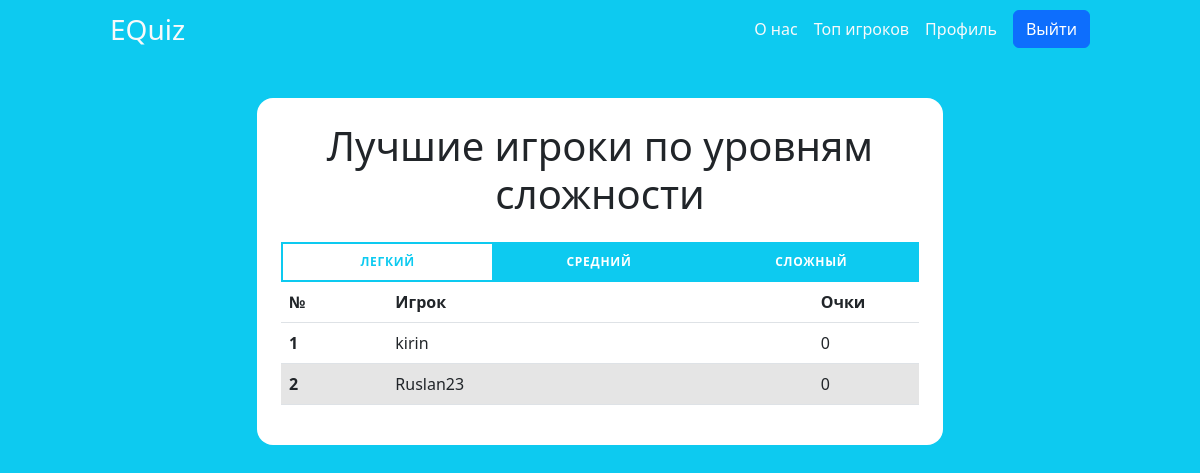
The page /top (signed in) on the database as committed earlier.
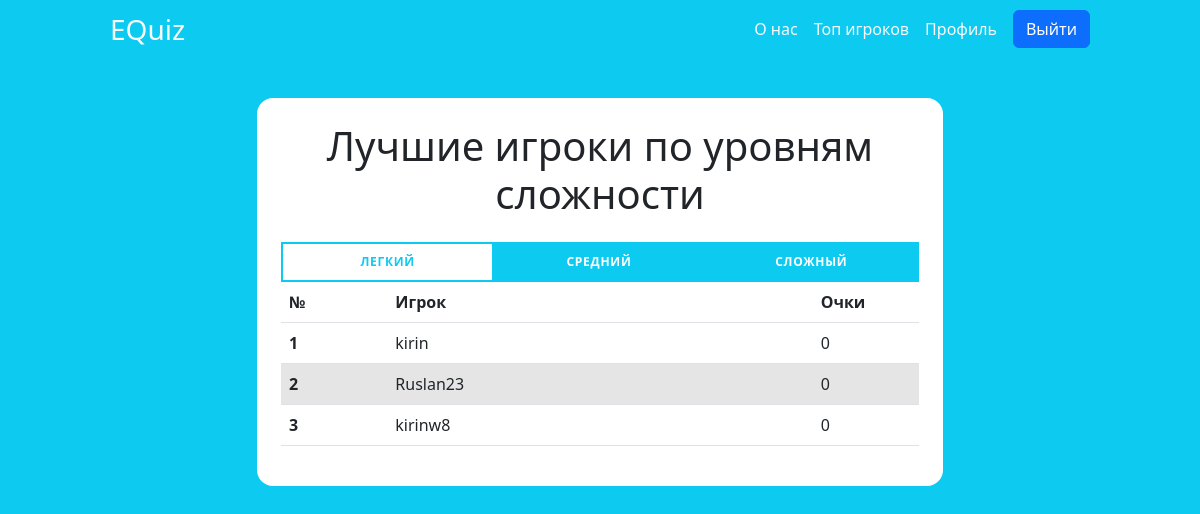
The same page on the database as committed later.
### apps/authentication/models.py (models this page shows)
class User(AbstractUser):
    username = models.CharField(unique=True, max_length=200, error_messages={
        'unique': 'Это имя пользователя уже занято'
    })
    password = models.CharField(max_length=200)
    email = models.EmailField(unique=True, max_length=200, error_messages={
        'unique': 'Эта почта уже зарегистрирована'
    })
    phoneNumber = models.CharField(unique=True, max_length=12, error_messages={
        'unique': 'Этот номер телефона уже зарегистрирован'
    })
    first_name = None
    last_name = None

### apps/top/views.py (the view)
# urls.py: path('top',views.top, name='top'),
@login_required
def top(request):
    currentUser = request.user.username
    user_id = request.user.id
    allScoresEasy = UserScore.objects.order_by("-user_score_easy")
    allScoresMedium = UserScore.objects.order_by("-user_score_medium")
    allScoresHard = UserScore.objects.order_by("-user_score_hard")
    topPlayersEasy = {}
    topPlayersMedium = {}
    topPlayersHard = {}
    currentPlayerEasyScore = UserScore.objects.get(
        user_id=user_id).user_score_easy
    currentPlayerMediumScore = UserScore.objects.get(
        user_id=user_id).user_score_medium
    currentPlayerHardScore = UserScore.objects.get(
        user_id=user_id).user_score_hard
    count = 0
    currentPlayerEasyPlace = -1
    currentPlayerMediumPlace = -1
    currentPlayerHardPlace = -1
    for user in allScoresEasy:
        count += 1
        if len(topPlayersEasy) <= 9:
            user_id = user.user_id
            username = User.objects.get(id=user_id).username
            topPlayersEasy[username] = user.user_score_easy
            if username == currentUser:
                currentPlayerEasyPlace = count
        else:
            user_id = user.user_id
            username = User.objects.get(id=user_id).username
            if username == currentUser:
                currentPlayerEasyPlace = count
    count = 0
    for user in allScoresMedium:
        count += 1
        if len(topPlayersMedium) <= 9:
            user_id = user.user_id
            username = User.objects.get(id=user_id).username
            topPlayersMedium[username] = user.user_score_medium
            if username == currentUser:
                currentPlayerMediumPlace = count
        else:
            user_id = user.user_id
            username = User.objects.get(id=user_id).username
            if username == currentUser:
                currentPlayerMediumPlace = count
    count = 0
    for user in allScoresHard:
        count += 1
        if len(topPlayersHard) <= 9:
            user_id = user.user_id
            username = User.objects.get(id=user_id).username
            topPlayersHard[username] = user.user_score_hard
            if username == currentUser:
                currentPlayerHardPlace = count
        else:
            user_id = user.user_id
            username = User.objects.get(id=user_id).username
            if username == currentUser:
                currentPlayerHardPlace = count
    content = {
        'topPlayersEasy': topPlayersEasy.items(),
        'topPlayersMedium': topPlayersMedium.items(),
        'topPlayersHard': topPlayersHard.items(),
        'currentUser': currentUser,
        'currentPlayerEasyScore': currentPlayerEasyScore,
        'currentPlayerMediumScore': currentPlayerMediumScore,
        'currentPlayerHardScore': currentPlayerHardScore,
        'currentPlayerEasyPlace': currentPlayerEasyPlace,
        'currentPlayerMediumPlace': currentPlayerMediumPlace,
        'currentPlayerHardPlace': currentPlayerHardPlace,
    }
    return render(request, 'top.html', context=content)

### apps/userProfile/context_processors.py (called while the page is built)
def changePasswordForm(request):
    return {'changePasswordForm':ChangePasswordForm}

### apps/top/templates/top.html (shortened to what this page needs)
{% extends 'header.html' %}
{% load static %}
{% block content %}
<link rel="stylesheet" href="{% static "css/styles.css" %}">
<div class="mt-5 col-7 d-flex flex-column mx-auto">
    <div class="p-4 rounded-4 bg-white">
        <h1 class="text-center mb-4">Лучшие игроки по уровням сложности</h1>
        <div class="tabs">
            <ul class="tabs__list w-100">
                <li class="tabs__item"><button class="tabs__btn
                        tabs__btn--active bg-info" data-tabs-path="easy">Легкий</button></li>
                <li class="tabs__item"><button class="tabs__btn"
                        data-tabs-path="medium">Средний</button></li>
                <li class="tabs__item"><button class="tabs__btn"
                        data-tabs-path="hard">Сложный</button></li>
            </ul>
            <div class="tabs__content tabs__content--active"
                data-tabs-target="easy">
                <div class="content">
                    <table class="table table-hover overflow-auto mh-100">
                        <thead>
                            <tr>
                                <th scope="col" class="col-2">№</th>
                                <th scope="col" class="col-8">Игрок</th>
                                <th scope="col" class="col-2">Очки</th>
                            </tr>
                        </thead>
                        <tbody>
                            {% if currentPlayerEasyPlace > 10 %}
                            {% for player, score in topPlayersEasy%}
                            <tr>
                                <th scope="row">{{ forloop.counter }}</th>
                                <td>{{player}}</td>
                                <td>{{score}}</td>
                            </tr>
                            {% endfor %}
                            <tr class="table-active">
                                <th scope="row">{{ currentPlayerEasyPlace }}</th>
                                <td>{{currentUser}}</td>
                                <td>{{currentPlayerEasyScore}}</td>
                            </tr>
                            {% else %}
                            {% for player, score in topPlayersEasy%}
                            {% if player == currentUser %}
                            <tr class="table-active">
                                <th scope="row">{{ forloop.counter }}</th>
                                <td>{{player}}</td>
                                <td>{{score}}</td>
                            </tr>
                            {% else %}
                            <tr>
                                <th scope="row">{{ forloop.counter }}</th>
                                <td>{{player}}</td>
                                <td>{{score}}</td>
                            </tr>
                            {% endif %}
                            {% endfor %}
                            {% endif %}
                        </tbody>
                    </table>
                </div>
            </div>
        </div>
    </div>
</div>
{% endblock content %}

### apps/quiz/templates/header.html (shortened to what this page needs)
<!DOCTYPE html>
{% load static %}
<html lang="ru">
<head>
    <link href="https://cdn.jsdelivr.net/npm/bootstrap@5.3.0-alpha1/dist/css/bootstrap.min.css" rel="stylesheet"
>
</head>
<body class="bg-info container-xxl position-relative d-flex flex-column">
    <div class="d-flex align-items-center col-10 mt-2 d-flex mx-auto">
        <a href="{% url 'quiz' %}" class="link-light fs-3 text-decoration-none">EQuiz</a>
        {% if user.is_authenticated %}
            <a href="{% url 'about' %}" class="ms-auto link-light text-decoration-none">О нас</a>
            <a href="{% url 'top' %}" class="ms-3 link-light text-decoration-none">Топ игроков</a>
            <a href="{% url 'profile' %}" class="ms-3 link-light text-decoration-none">Профиль</a>
            <a href="{% url 'logout' %}" class="ms-3 btn btn-primary">Выйти</a>
        {% else %}
            <a href="{% url 'logIn' %}" class="ms-auto btn btn-primary">Войти</a>
            <a href="{% url 'signUp' %}" class="ms-3 btn btn-primary">Зарегистрироваться</a>
        {% endif %}
    </div>
    {% block content %}
    {% endblock content %}
</body>
</html>

### apps/top/static/css/styles.css (style rules this page uses)
.tabs { position: relative; }
.tabs__list { border: 2px solid rgb(13, 202, 240); list-style-type: none; padding: 0; margin: 0; display: flex; align-items: center; }
.tabs__item { display: flex; justify-content: center; align-items: center; width: 34%; background-color: rgb(13, 202, 240); }
.tabs__btn { width: 100%; padding: 10px; border: none; color: #fff; cursor: pointer; font-weight: 600; font-size: 12px; line-height: 16px; text-align: center; letter-spacing: 0.06em; text-transform: uppercase; transition: background-color 0.15s ease-in-out, color 0.15s ease-in-out; background-color: transparent; }
.tabs__item:not(:last-child) { border-right: 2px solid rgb(13, 202, 240); }
.tabs__btn--active { color: rgb(13, 202, 240); transition: background-color 0.3s ease-in-out, color 0.3s ease-in-out; pointer-events: none; background-color: #fff !important; }
.tabs__content { display: none; background-color: #fff; }
.tabs__content--active { display: block; }

Rows that differ between the two databases and show on the page:
added User: topPlayersEasy "kirinw8"
Other text that changed with them:
new list line: "3 0"
